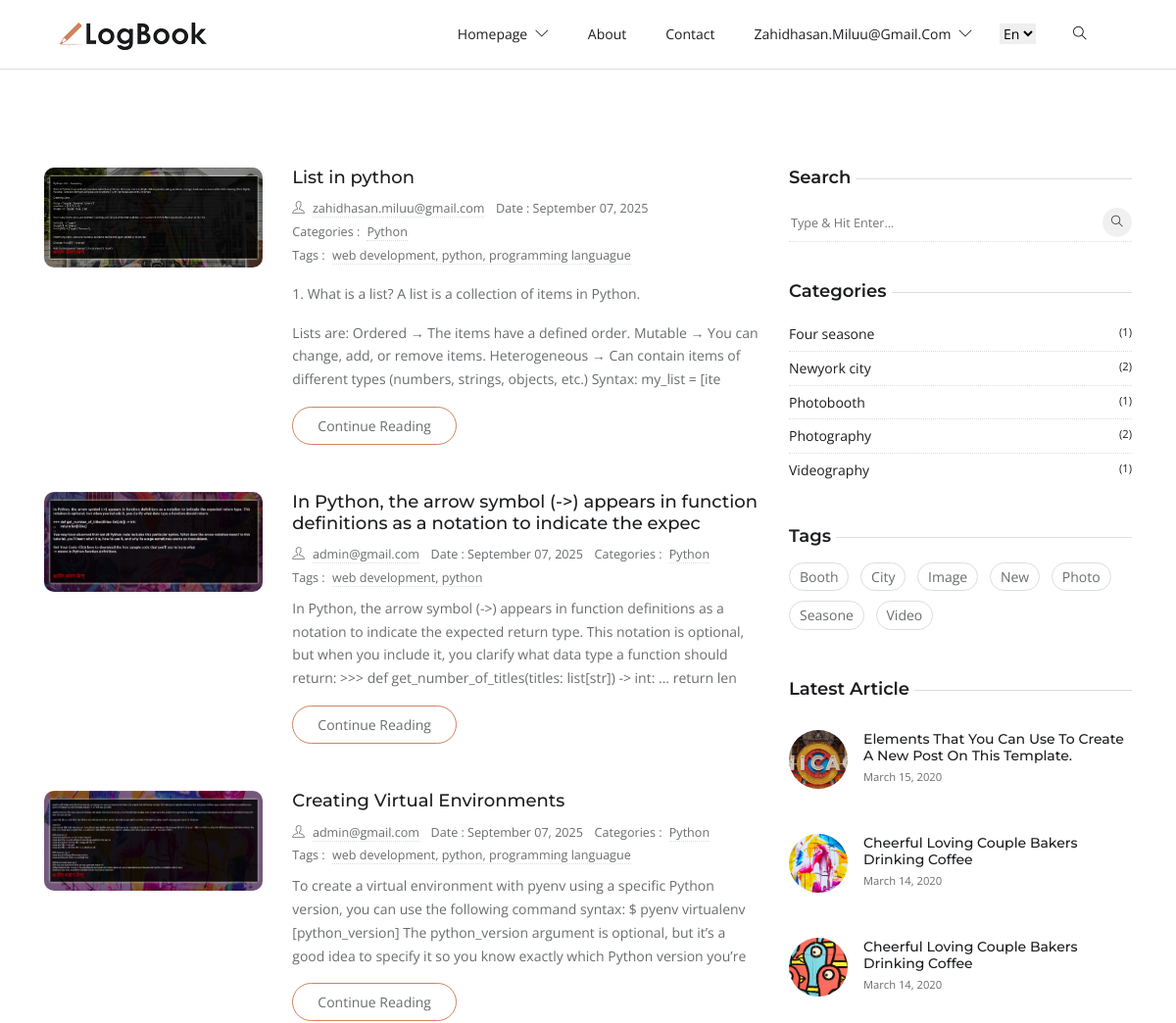
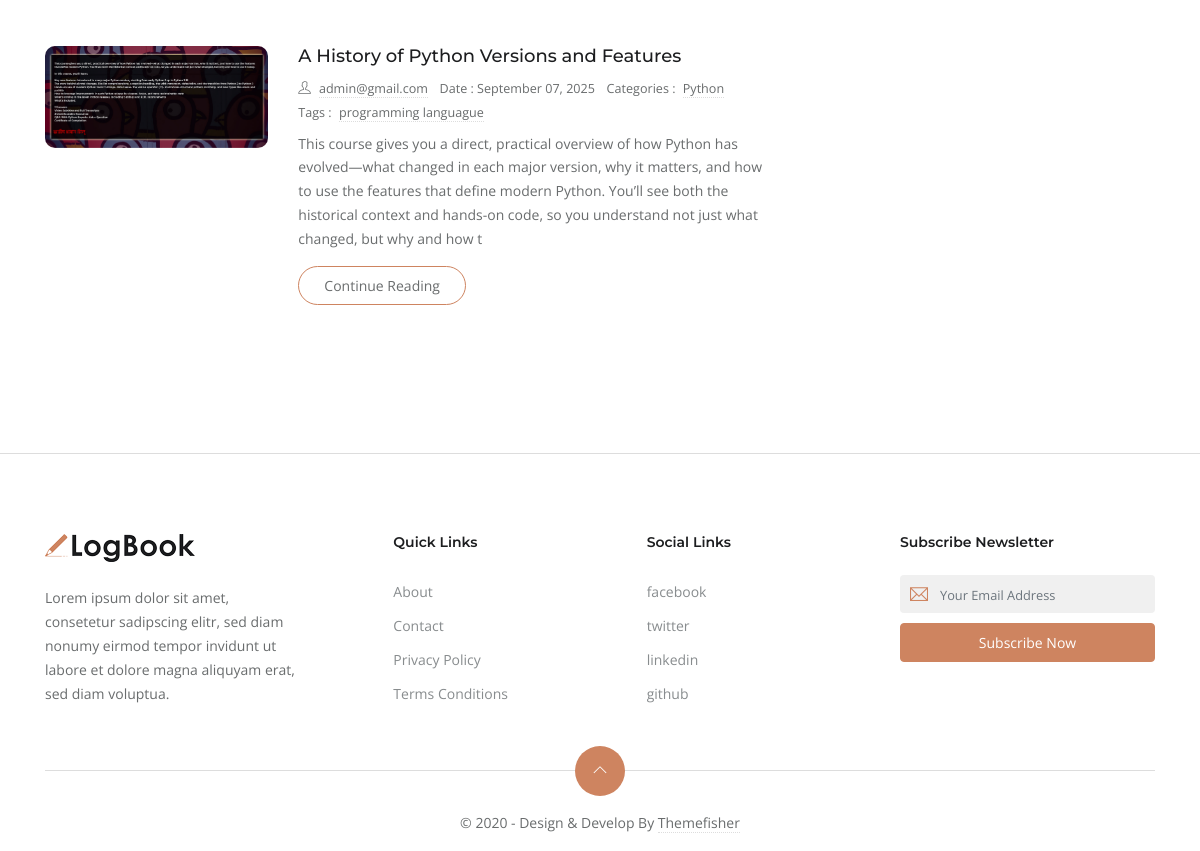
The page / (signed in) on the database its author committed (2 pictures, top to bottom).
### app_account/models/managers.py (models this page shows, shortened)
class CustomUser(AbstractUser):
    username = None
    email = models.EmailField(_('email address'), unique=True)
    first_name = models.CharField(_('first name'), max_length=30, blank=True)
    last_name = models.CharField(_('last name'), max_length=30, blank=True)
    is_verified = models.BooleanField(_('is verified'), default=False)
    date_joined = models.DateTimeField(_('date joined'), default=timezone.now)
    created_at = models.DateTimeField(auto_now_add=True)
    updated_at = models.DateTimeField(auto_now=True)
    objects = CustomUserManager()
    USERNAME_FIELD = 'email'
    REQUIRED_FIELDS = []
    class Meta:
        verbose_name = "User"
        verbose_name_plural = "Users"

### app_home/models.py (models this page shows, shortened)
class BlogImage(models.Model):
    blog = models.ForeignKey(Blog, related_name='blog_images', on_delete=models.CASCADE)
    image = models.ImageField(upload_to='blog_images/')

class Blog(models.Model):
    author = models.ForeignKey(
        settings.AUTH_USER_MODEL,  # <-- এখানে fix
        related_name='user_blogs',
        on_delete=models.CASCADE
    )
    title = models.CharField(max_length=100, unique=True)
    slug = models.SlugField(unique=True, blank=True, null=True, max_length=300)
    content = RichTextUploadingField()
    category = models.ForeignKey(Category, related_name='category_blogs', on_delete=models.CASCADE)
    tags = models.ManyToManyField(Tag, related_name='tag_blogs')
    created_date = models.DateTimeField(auto_now_add=True)
    updated_date = models.DateTimeField(auto_now=True)
    class Meta:
        ordering = ['-created_date']

class Category(models.Model):
    title = models.CharField(max_length=50,unique=True)
    slug = models.SlugField(unique=True, blank=True, null=True, max_length=300)
    def __str__(self):
        return self.title
    class Meta:
        verbose_name = "Category"
        verbose_name_plural = "Categories"

class Tag(models.Model):
    title = models.CharField(max_length=50,unique=True)
    slug = models.SlugField(unique=True, blank=True, null=True, max_length=300)

### app_home/views.py (the view)
# urls.py: path('', HomeView.as_view(), name='home'),
class HomeView(ListView):
    model = Blog
    template_name = 'home.html'  # specify your template
    context_object_name = 'blogs'  # the context variable in template
    def get_queryset(self):
        return Blog.objects.prefetch_related('tags', 'blog_images').all()

### app_home/templatetags/custom_filters.py (called while the page is built)
@register.filter
def limit_characters(value, max_length):
    if len(value) <= max_length:
        return value
    else:
        return value[:max_length]

### templates/home.html
{% extends 'base/base.html' %}
{% load static %}
{% load custom_filters %}
{% block content %}
<section class="section">
	<div class="container">
		<div class="row">
			<div class="col-lg-8  mb-5 mb-lg-0">
				{% for blog in blogs %}
				<article class="row mb-5">
					<div class="col-md-4 mb-4 mb-md-0">
						<div class="post-slider slider-sm">
							{% for j in blog.blog_images.all %}
							<img loading="lazy" src="{{ j.image.url }}" class="img-fluid" alt="post-thumb">
							{% endfor %}
						</div>
					</div>
					<div class="col-md-8">
						<h3 class="h5"><a class="post-title" href="post-elements.html">{{blog.title}}</a></h3>
						<ul class="list-inline post-meta mb-2">
							<li class="list-inline-item"><i class="ti-user mr-2"></i><a href="author.html">{{blog.author.email}}</a>
							</li>
							<li class="list-inline-item">Date : {{ blog.created_date|date:"F d, Y" }}</li>
							<li class="list-inline-item">Categories : <a href="#!" class="ml-1">{{blog.category}}</a>
							</li>
							<li class="list-inline-item">Tags : <a href="#!" class="ml-1">
									{% for tag in blog.tags.all %}
									{{ tag.title }}{% if not forloop.last %}, {% endif %}
									{% endfor %}</a>
							</li>
						</ul>
						<p>{{blog.content|limit_characters:300|safe}}</p> <a href="post-elements.html"
							class="btn btn-outline-primary">Continue
							Reading</a>
					</div>
				</article>
				{% endfor %}
			</div>
			<aside class="col-lg-4">
				<div class="widget">
					<h5 class="widget-title"><span>Search</span></h5>
					<form action="/logbook-hugo/search" class="widget-search">
						<input id="search-query" name="s" type="search" placeholder="Type &amp; Hit Enter...">
						<button type="submit"><i class="ti-search"></i>
						</button>
					</form>
				</div>
				<div class="widget">
					<h5 class="widget-title"><span>Categories</span></h5>
					<ul class="list-unstyled widget-list">
						<li><a href="#!" class="d-flex">Four seasone
								<small class="ml-auto">(1)</small></a>
						</li>
						<li><a href="#!" class="d-flex">Newyork city
								<small class="ml-auto">(2)</small></a>
						</li>
						<li><a href="#!" class="d-flex">Photobooth
								<small class="ml-auto">(1)</small></a>
						</li>
						<li><a href="#!" class="d-flex">Photography
								<small class="ml-auto">(2)</small></a>
						</li>
						<li><a href="#!" class="d-flex">Videography
								<small class="ml-auto">(1)</small></a>
						</li>
					</ul>
				</div>
				<div class="widget">
					<h5 class="widget-title"><span>Tags</span></h5>
					<ul class="list-inline widget-list-inline">
						<li class="list-inline-item"><a href="#!">Booth</a>
						</li>
						<li class="list-inline-item"><a href="#!">City</a>
						</li>
						<li class="list-inline-item"><a href="#!">Image</a>
						</li>
						<li class="list-inline-item"><a href="#!">New</a>
						</li>
						<li class="list-inline-item"><a href="#!">Photo</a>
						</li>
						<li class="list-inline-item"><a href="#!">Seasone</a>
						</li>
						<li class="list-inline-item"><a href="#!">Video</a>
						</li>
					</ul>
				</div>
				<div class="widget">
					<h5 class="widget-title"><span>Latest Article</span></h5>
					<ul class="list-unstyled widget-list">
						<li class="media widget-post align-items-center">
							<a href="post-elements.html">
								<img loading="lazy" class="mr-3" src="{% static 'images/post/post-6.jpg' %}">
							</a>
							<div class="media-body">
								<h5 class="h6 mb-0"><a href="post-elements.html">Elements That You Can Use To Create A
										New Post On
										This Template.</a></h5>
								<small>March 15, 2020</small>
							</div>
						</li>
					</ul>
					<ul class="list-unstyled widget-list">
						<li class="media widget-post align-items-center">
							<a href="post-details-1.html">
								<img loading="lazy" class="mr-3" src="{% static 'images/post/post-1.jpg' %}">
							</a>
							<div class="media-body">
								<h5 class="h6 mb-0"><a href="post-details-1.html">Cheerful Loving Couple Bakers Drinking
										Coffee</a>
								</h5>
								<small>March 14, 2020</small>
							</div>
						</li>
					</ul>
					<ul class="list-unstyled widget-list">
						<li class="media widget-post align-items-center">
							<a href="post-details-2.html">
								<img loading="lazy" class="mr-3" src="{% static 'images/post/post-2.jpg' %}">
							</a>
							<div class="media-body">
								<h5 class="h6 mb-0"><a href="post-details-2.html">Cheerful Loving Couple Bakers Drinking
										Coffee</a>
								</h5>
								<small>March 14, 2020</small>
							</div>
						</li>
					</ul>
				</div>
			</aside>
		</div>
	</div>
</section>
{% endblock content %}

### templates/base/base.html (shortened to what this page needs)
<!DOCTYPE html>
{% load static %}
<html lang="en-us">
<head>
   <link rel="stylesheet" href="{% static 'plugins/bootstrap/bootstrap.min.css' %}">
   <link rel="stylesheet" href="{% static 'plugins/themify-icons/themify-icons.css' %}">
   <link rel="stylesheet" href="{% static 'plugins/slick/slick.css' %}">
   <link rel="stylesheet" href="{% static 'css/style.css' %}">
</head>
<body>
   <header class="sticky-top bg-white border-bottom border-default">
      <div class="container">
         <nav class="navbar navbar-expand-lg navbar-white">
            <a class="navbar-brand" href="index.html">
               <img class="img-fluid" width="150px" src="{% static 'images/logo.png' %}" alt="LogBook">
            </a>
            <div class="collapse navbar-collapse text-center" id="navigation">
               <ul class="navbar-nav ml-auto">
                  <li class="nav-item dropdown">
                     <a class="nav-link" href="#" role="button" data-toggle="dropdown" aria-haspopup="true"
                        aria-expanded="false">
                        homepage <i class="ti-angle-down ml-1"></i>
                     </a>
                  </li>
                  <li class="nav-item">
                     <a class="nav-link" href="about.html">About</a>
                  </li>
                  <li class="nav-item">
                     <a class="nav-link" href="contact.html">Contact</a>
                  </li>
                  <li class="nav-item dropdown">
                     <a class="nav-link" href="#" role="button" data-toggle="dropdown" aria-haspopup="true"
                        aria-expanded="false">{{user.email}} <i class="ti-angle-down ml-1"></i>
                     </a>
                  </li>
               </ul>
               <select class="m-2 border-0" id="select-language">
                  <option id="en" value="about/" selected>En</option>
               </select>
               <div class="search px-4">
                  <button id="searchOpen" class="search-btn"><i class="ti-search"></i></button>
               </div>
            </div>
         </nav>
      </div>
   </header>
   {% block content %}
   {% endblock content %}
   <footer class="section-sm pb-0 border-top border-default">
      <div class="container">
         <div class="row justify-content-between">
            <div class="col-md-3 mb-4">
               <a class="mb-4 d-block" href="index.html">
                  <img class="img-fluid" width="150px" src="{% static 'images/logo.png' %}" alt="LogBook">
               </a>
               <p>Lorem ipsum dolor sit amet, consetetur sadipscing elitr, sed diam nonumy eirmod tempor invidunt ut
                  labore et dolore magna aliquyam erat, sed diam voluptua.</p>
            </div>
            <div class="col-lg-2 col-md-3 col-6 mb-4">
               <h6 class="mb-4">Quick Links</h6>
               <ul class="list-unstyled footer-list">
                  <li><a href="about.html">About</a></li>
                  <li><a href="contact.html">Contact</a></li>
                  <li><a href="privacy-policy.html">Privacy Policy</a></li>
                  <li><a href="terms-conditions.html">Terms Conditions</a></li>
               </ul>
            </div>
            <div class="col-lg-2 col-md-3 col-6 mb-4">
               <h6 class="mb-4">Social Links</h6>
               <ul class="list-unstyled footer-list">
                  <li><a href="#">facebook</a></li>
                  <li><a href="#">twitter</a></li>
                  <li><a href="#">linkedin</a></li>
                  <li><a href="#">github</a></li>
               </ul>
            </div>
            <div class="col-md-3 mb-4">
               <h6 class="mb-4">Subscribe Newsletter</h6>
               <form class="subscription" action="javascript:void(0)" method="post">
                  <div class="position-relative">
                     <i class="ti-email email-icon"></i>
                     <input type="email" class="form-control" placeholder="Your Email Address">
                  </div>
                  <button class="btn btn-primary btn-block rounded" type="submit">Subscribe now</button>
               </form>
            </div>
         </div>
         <div class="scroll-top">
            <a href="javascript:void(0);" id="scrollTop"><i class="ti-angle-up"></i></a>
         </div>
         <div class="text-center">
            <p class="content">&copy; 2020 - Design &amp; Develop By <a href="https://themefisher.com/"
                  target="_blank">Themefisher</a></p>
         </div>
      </div>
   </footer>
</body>
</html>

### static/css/style.css (style rules this page uses)
body { line-height: 1.7; font-family: "Open Sans", sans-serif; -webkit-font-smoothing: antialiased; color: #696c6d; font-size: 14px; }
p, .paragraph { font-weight: 400; color: #696c6d; font-size: 14px; line-height: 1.7; font-family: "Open Sans", sans-serif; }
h1, h2, h3, h4, h5, h6 { color: #1c1d1f; font-family: "Montserrat", sans-serif; font-weight: 600; line-height: 1.2; }
h3, .h3 { font-size: 28px; }
h5, .h5 { font-size: 18px; }
h6, .h6 { font-size: 14px; }
.btn { font-size: 14px; font-family: "Open Sans", sans-serif; text-transform: capitalize; padding: 8px 25px; border-radius: 50px; border: 1px solid; position: relative; z-index: 1; transition: 0.2s ease; }
.btn-primary { background: #ce8460; color: #fff; border-color: #ce8460; }
.btn-outline-primary { background: transparent; color: #696c6d; border-color: #ce8460; }
body { background-color: #fff; overflow-x: hidden; }
img { vertical-align: middle; border: 0; }
a, a:hover, a:focus { text-decoration: none; }
a, button, select { cursor: pointer; transition: 0.2s ease; }
.slick-slide { outline: 0; }
.section { padding-top: 100px; padding-bottom: 100px; }
.section-sm { padding-top: 80px; padding-bottom: 80px; }
.rounded-lg, .post-slider { border-radius: 10px !important; }
.border-default { border-color: #ddd !important; }
.form-control::placeholder { font-size: 80%; }
.nav-item { margin: 0; }
.nav-item .nav-link { text-transform: capitalize; }
.navbar-white .navbar-nav .nav-link { color: #1c1d1f; }
.navbar-expand-lg .navbar-nav .nav-link { padding: 15px 20px; }
.search-btn { border: 0; background: transparent; }
.post-title { color: #1c1d1f; }
.post-meta li { margin-right: 10px; font-size: 90%; }
.post-meta a { color: #696c6d; border-bottom: 1px dotted #ddd; }
.post-slider { overflow: hidden; margin-bottom: 20px; }
.post-slider img { border-radius: inherit; }
.content * { word-break: break-word; overflow-wrap: break-word; }
.content a { color: #696c6d; border-bottom: 1px dotted #ddd; }
.widget { background: #fff; margin-bottom: 40px; }
.widget-title { position: relative; margin-bottom: 15px; }
.widget-title span { background: #fff; position: relative; padding-right: 5px; z-index: 1; }
.widget-title::before { position: absolute; content: ""; right: 0; height: 1px; width: 100%; background: #ddd; top: 50%; }
.widget-search { position: relative; }
.widget-search input { border: 0; border-bottom: 1px dotted #ddd; width: 100%; height: 40px; }
.widget-search input::placeholder { font-size: 90%; }
.widget-search button { height: 30px; width: 30px; line-height: 30px; display: inline-block; padding: 0; background: #f0f0f0; color: #1c1d1f; text-align: center; border-radius: 50%; position: absolute; right: 0; top: 5px; border: 0; font-size: 12px; }
.widget-list li { padding: 5px 0; }
.widget-list li:not(:last-child) { border-bottom: 1px dotted #ddd; }
.widget-list li a { color: #1c1d1f; }
.widget-list-inline li { margin-bottom: 10px; }
.widget-list-inline li a { padding: 2px 10px; border: 1px solid #ddd; border-radius: 40px; display: block; color: #696c6d; }
.widget-post { padding: 15px 0 !important; }
.widget-post img { height: 60px; width: 60px; border-radius: 50%; -o-object-fit: cover; object-fit: cover; }
.footer-list a { display: block; color: #888c8e; padding: 5px 0; }
.subscription .form-control { background-color: #f0f0f0; border: 0; margin-bottom: 10px; padding-left: 40px; }
.subscription .email-icon { position: absolute; left: 10px; top: 10px; font-size: 18px; color: #ce8460; }
.scroll-top { border-top: 1px solid #ddd; position: relative; margin: 20px 0 40px; }
.scroll-top a { position: absolute; top: 50%; left: 50%; transform: translate(-50%, -50%); height: 50px; width: 50px; border-radius: 50%; background-color: #ce8460; color: #fff; text-align: center; line-height: 50px; display: block; }

### rows shown on the page
CustomUser: email "Zahidhasan.miluu@gmail.com"
Blog: title "List in python", author.email "zahidhasan.miluu@gmail.com", created_date "September 07, 2025", category "Python", content|limit_characters "1. What is a list? A list is a collection of items in Python. Lists are: Ordered → The items have a defined order. Mutable → You can change, add, or remove items. Heterogeneous → Can contain items of different types (numbers, strings, objects, etc.) Syntax: my_list = [ite"
BlogImage: image (picture)
Tag: title "web development"
Tag: title "python"
Tag: title "programming languague"
Blog: title "In Python, the arrow symbol (->) appears in function definitions as a notation to indicate the expec", author.email "admin@gmail.com", created_date "September 07, 2025", category "Python", content|limit_characters "In Python, the arrow symbol (->) appears in function definitions as a notation to indicate the expected return type. This notation is optional, but when you include it, you clarify what data type a function should return: >>> def get_number_of_titles(titles: list[str]) -> int: ... return len"
BlogImage: image (picture)
Blog: title "Creating Virtual Environments", author.email "admin@gmail.com", created_date "September 07, 2025", category "Python", content|limit_characters "To create a virtual environment with pyenv using a specific Python version, you can use the following command syntax: $ pyenv virtualenv [python_version] The python_version argument is optional, but it’s a good idea to specify it so you know exactly which Python version you’re"
BlogImage: image (picture)
Blog: title "A History of Python Versions and Features", author.email "admin@gmail.com", created_date "September 07, 2025", category "Python", content|limit_characters "This course gives you a direct, practical overview of how Python has evolved—what changed in each major version, why it matters, and how to use the features that define modern Python. You’ll see both the historical context and hands-on code, so you understand not just what changed, but why and how t"
BlogImage: image (picture)
